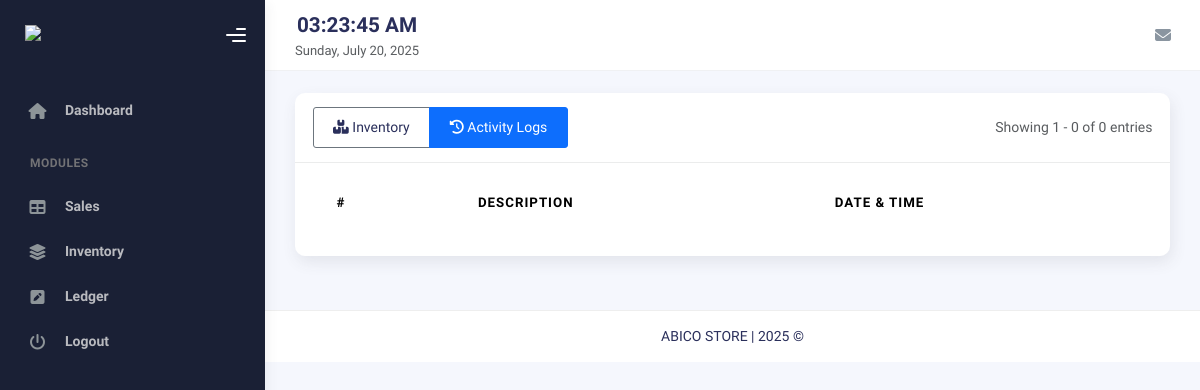
The app's page /inventory/activity_log.php (signed in), older data.
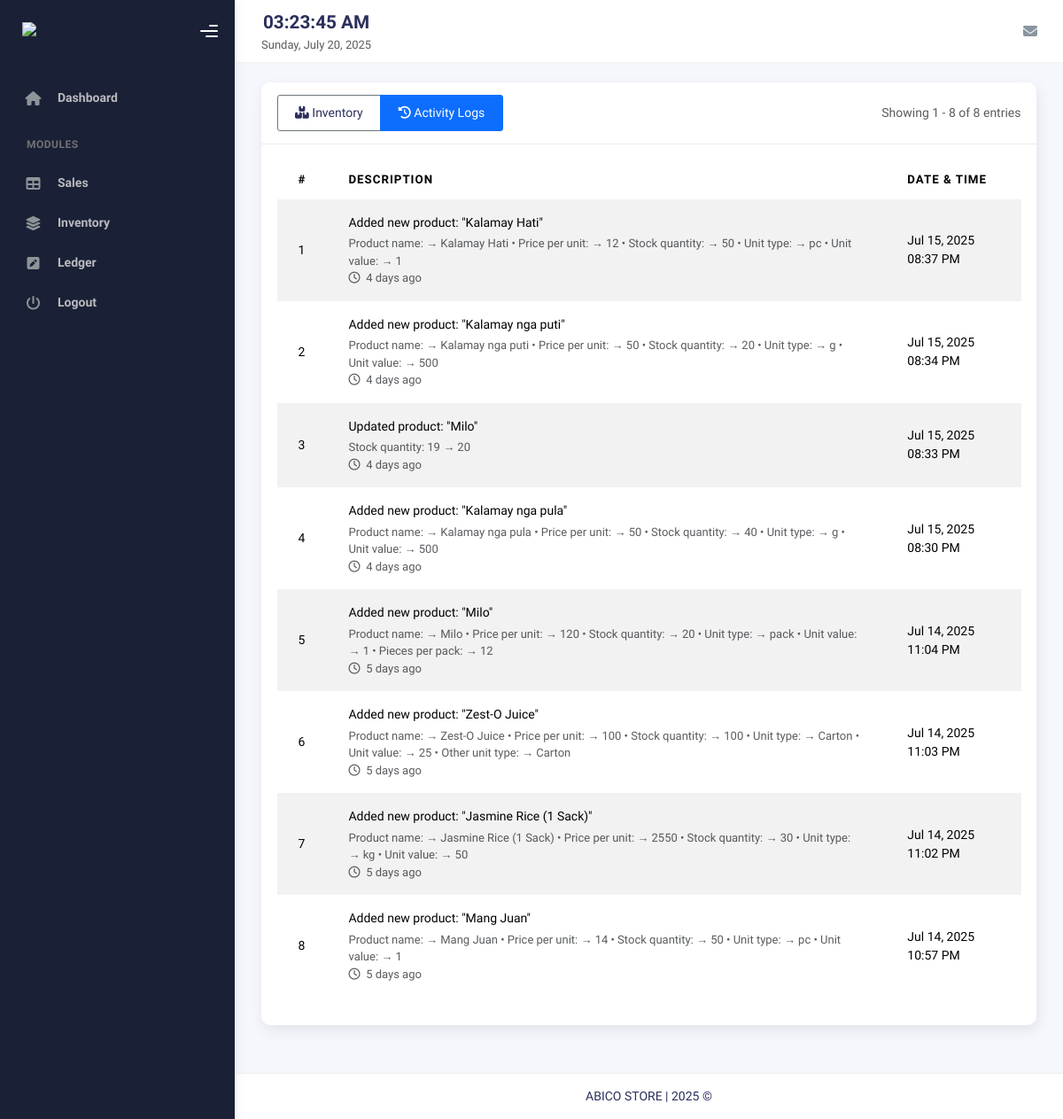
The same page, newer data.
### tables this page shows
CREATE TABLE `inventory_activity_log` (
  `id` int(11) NOT NULL,
  `user_id` int(11) NOT NULL COMMENT 'ID of the user who performed the action',
  `action` varchar(50) NOT NULL COMMENT 'Type of action (add, update, delete, etc.)',
  `description` text NOT NULL COMMENT 'Detailed description of the action',
  `product_id` int(11) DEFAULT NULL COMMENT 'ID of the affected product',
  `product_name` varchar(255) DEFAULT NULL COMMENT 'Name of the affected product',
  `old_values` text DEFAULT NULL COMMENT 'JSON string of old values (for updates)',
  `new_values` text DEFAULT NULL COMMENT 'JSON string of new values',
  `created_at` datetime NOT NULL DEFAULT current_timestamp()
);

### includes/inventory/activity_log_product.php (called while the page is built, shortened)
<?php
class ActivityLog {
    private $conn;
    private $table_name = "inventory_activity_log";
    public function __construct($db) {
        $this->conn = $db;
    }
    public function readAll($page = 1, $records_per_page = 10) {
        $start = ($page - 1) * $records_per_page;
        $query = "SELECT l.*, u.username
                 FROM " . $this->table_name . " l
                 LEFT JOIN users u ON l.user_id = u.id
                 ORDER BY l.created_at DESC
                 LIMIT :start, :records_per_page";
        $stmt = $this->conn->prepare($query);
        $stmt->bindParam(":start", $start, PDO::PARAM_INT);
        $stmt->bindParam(":records_per_page", $records_per_page, PDO::PARAM_INT);
        $stmt->execute();
        return $stmt->fetchAll(PDO::FETCH_ASSOC);
    }
    public function countAll() {
        $query = "SELECT COUNT(*) as total FROM " . $this->table_name;
        $stmt = $this->conn->prepare($query);
        $stmt->execute();
        $row = $stmt->fetch(PDO::FETCH_ASSOC);
        return $row['total'];
    }
    public function formatDescription($log) {
        $action = strtolower($log['action']);
        $product = !empty($log['product_name']) ? '"' . htmlspecialchars($log['product_name']) . '"' : 'a product';
        switch ($action) {
            case 'create':
            case 'add':
                return "Added new product: $product";
            case 'update':
            case 'edit':
                return "Updated product: $product";
        }
    }
    public function timeElapsedString($datetime, $full = false) {
        $now = new DateTime('now', new DateTimeZone('Asia/Manila'));
        $ago = new DateTime($datetime, new DateTimeZone('Asia/Manila'));
        $diff = $now->diff($ago);
        $diff->w = floor($diff->d / 7);
        $diff->d -= $diff->w * 7;
        $string = [
            'y' => 'year',
            'm' => 'month',
            'w' => 'week',
            'd' => 'day',
            'h' => 'hour',
            'i' => 'minute',
            's' => 'second',
        ];
        foreach ($string as $k => &$v) {
            if ($diff->$k) {
                $v = $diff->$k . ' ' . $v . ($diff->$k > 1 ? 's' : '');
            } else {
                unset($string[$k]);
            }
        }
        if (!$full) $string = array_slice($string, 0, 1);
        return $string ? implode(', ', $string) . ' ago' : 'just now';
    }
}

### inventory/activity_log.php (the view, shortened to what the changed rows need)
<?php
require_once __DIR__ . '/../includes/inventory/activity_log_product.php';
$database = new dbconn();
$db = $database->getConnection();
$activityLog = new ActivityLog($db);
$page = isset($_GET['page']) ? (int)$_GET['page'] : 1;
$perPage = 20;
$offset = ($page - 1) * $perPage;
$logs = $activityLog->readAll($page, $perPage);
$totalLogs = $activityLog->countAll();
include __DIR__ . "/../templates/header.php";
include __DIR__ . "/../templates/sidebar.php";
include __DIR__ . "/../templates/nav.php";
?>
<div class="container">
    <div class="page-inner">
        <div class="card">
            <div class="card-header d-flex justify-content-between align-items-center">
                <h4 class="card-title mb-0">
                    <div class="btn-group" role="group">
                    </div>
                </h4>
                <div class="text-muted">
                    Showing <?= $offset + 1 ?> - <?= min($offset + count($logs), $totalLogs) ?> of <?= $totalLogs ?> entries
                </div>
            </div>
            <div class="card-body">
                <div class="table-responsive">
                    <table id="activityTable" class="table table-hover table-striped" style="width:100%">
                        <thead>
                            <tr>
                                <th>#</th>
                                <th>Description</th>
                                <th>Date & Time</th>
                            </tr>
                        </thead>
                        <tbody>
                        <?php foreach ($logs as $index => $row):
                            $rowNumber = $offset + $index + 1;
                            $description = $activityLog->formatDescription($row);
                            $timeAgo = $activityLog->timeElapsedString($row['created_at']);
                        ?>
                        <tr>
                            <td><?= $rowNumber ?></td>
                            <td>
                                    <div class="d-flex">
                                    <div class="flex-grow-1">
                                        <div class="d-flex flex-column">
                                            <div class="mb-1"><?= $description ?></div>
                                            <?php
                                            if (!empty($row['old_values']) || !empty($row['new_values'])) {
                                                $old = json_decode($row['old_values'] ?? '{}', true);
                                                $new = json_decode($row['new_values'] ?? '{}', true);
                                                $changes = [];
                                                foreach ($new as $field => $value) {
                                                    $oldVal = $old[$field] ?? '';
                                                    if ($oldVal != $value) {
                                                        $changes[] = ucfirst(str_replace('_', ' ', $field)) . ": $oldVal → $value";
                                                    }
                                                }
                                                if (!empty($changes)) {
                                                    echo '<div class="small text-muted">' .
                                                         implode(' • ', $changes) .
                                                         '</div>';
                                                }
                                            }
                                            ?>
                                            <small class="text-muted">
                                                <i class="far fa-clock me-1"></i>
                                                <?= $timeAgo ?>
                                            </small>
                                        </div>
                                    </div>
                                </div>
                            </td>
                            <td data-order="<?= strtotime($row['created_at']) ?>">
                                <?= date('M j, Y h:i A', strtotime($row['created_at'])) ?>
                            </td>
                        </tr>
                        <?php endforeach; ?>
                    </tbody>
                </table>
            </div>
        </div>
    </div>
</div>
<link rel="stylesheet" type="text/css" href="https://cdn.datatables.net/1.11.5/css/dataTables.bootstrap5.min.css">
</body>
</html>

Row changes from the older to the newer data that the page shows:
added inventory_activity_log: rowNumber "1", product_name "Added new product: \"Kalamay Hati\"", changes "Product name: → Kalamay Hati • Price per unit: → 12 • Stock quantity: → 50 • Unit type: → pc • Unit value: → 1", created_at "4 days ago", created_at "Jul 15, 2025 08:37 PM"
added inventory_activity_log: rowNumber "2", product_name "Added new product: \"Kalamay nga puti\"", changes "Product name: → Kalamay nga puti • Price per unit: → 50 • Stock quantity: → 20 • Unit type: → g • Unit value: → 500", created_at "4 days ago", created_at "Jul 15, 2025 08:34 PM"
added inventory_activity_log: rowNumber "3", product_name "Updated product: \"Milo\"", changes "Stock quantity: 19 → 20", created_at "4 days ago", created_at "Jul 15, 2025 08:33 PM"
added inventory_activity_log: rowNumber "4", product_name "Added new product: \"Kalamay nga pula\"", changes "Product name: → Kalamay nga pula • Price per unit: → 50 • Stock quantity: → 40 • Unit type: → g • Unit value: → 500", created_at "4 days ago", created_at "Jul 15, 2025 08:30 PM"
added inventory_activity_log: rowNumber "5", product_name "Added new product: \"Milo\"", changes "Product name: → Milo • Price per unit: → 120 • Stock quantity: → 20 • Unit type: → pack • Unit value: → 1 • Pieces per pack: → 12", created_at "5 days ago", created_at "Jul 14, 2025 11:04 PM"
added inventory_activity_log: rowNumber "6", product_name "Added new product: \"Zest-O Juice\"", changes "Product name: → Zest-O Juice • Price per unit: → 100 • Stock quantity: → 100 • Unit type: → Carton • Unit value: → 25 • Other unit type: → Carton", created_at "5 days ago", created_at "Jul 14, 2025 11:03 PM"
added inventory_activity_log: rowNumber "7", product_name "Added new product: \"Jasmine Rice (1 Sack)\"", changes "Product name: → Jasmine Rice (1 Sack) • Price per unit: → 2550 • Stock quantity: → 30 • Unit type: → kg • Unit value: → 50", created_at "5 days ago", created_at "Jul 14, 2025 11:02 PM"
added inventory_activity_log: rowNumber "8", product_name "Added new product: \"Mang Juan\"", changes "Product name: → Mang Juan • Price per unit: → 14 • Stock quantity: → 50 • Unit type: → pc • Unit value: → 1", created_at "5 days ago", created_at "Jul 14, 2025 10:57 PM"
Text that changed along with them:
min($offset + count($logs), $totalLogs): "0" → "8"
$totalLogs: "0" → "8"
